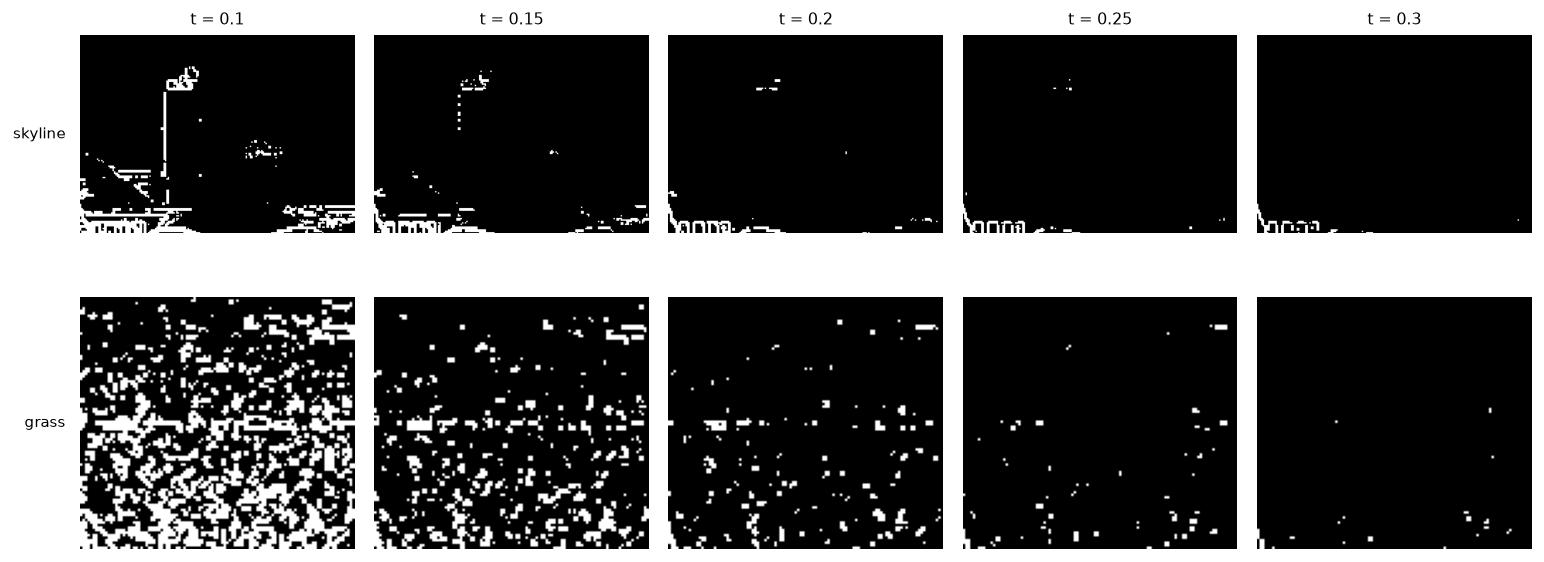
#> input picture projects/proj2/photos/p12_threshold_detail.jpg, 1544 x 562 px
$ python sharpen.py --image photos/p12_threshold_detail.jpg
#> lines starting #> are read from the running program, lines starting #| are printed output that depends on the picture
### projects/proj2/utils.py
"""Shared I/O, display, and figure helpers for proj2.

Convention used everywhere in this project: images are float64 in [0, 1].
Grayscale is (H, W); color is (H, W, 3). Nothing else.
"""

import os

import numpy as np
import skimage.io as skio
import skimage.color as skcolor
import matplotlib.pyplot as plt

OUTDIR = os.path.join(os.path.dirname(os.path.abspath(__file__)), "output")


# ==========================================================================
# I/O
# ==========================================================================
def imread(path, gray=False):
    """Read an image as float64 in [0, 1]. Drops an alpha channel if present."""
    im = skio.imread(path)
    if im.dtype == np.uint8:
        im = im.astype(np.float64) / 255.0
    elif im.dtype == np.uint16:
        im = im.astype(np.float64) / 65535.0
    else:
        im = im.astype(np.float64)
    if im.ndim == 3 and im.shape[2] == 4:
        im = im[:, :, :3]
    if gray and im.ndim == 3:
        im = skcolor.rgb2gray(im)
    return im


def imsave(name, im, subdir=None):
    """Save a float image to output/[subdir]/<name>. Returns the path."""
    d = OUTDIR if subdir is None else os.path.join(OUTDIR, subdir)
    os.makedirs(d, exist_ok=True)
    path = os.path.join(d, name)
    skio.imsave(path, to_uint8(im))
    print(f"wrote {os.path.relpath(path)}")
    return path


# [30 lines left out: function trim_uniform_border, not called in this run]


def to_uint8(im):
    return (np.clip(im, 0, 1) * 255).astype(np.uint8)


def to_gray(im):
    return skcolor.rgb2gray(im) if im.ndim == 3 else im


# ==========================================================================
# Display scaling
#
# Derivatives and Laplacian levels are signed. Squashing them with clip()
# throws away every negative value, so use one of these instead and say in
# the writeup which one a given figure used.
# ==========================================================================
# [4 lines left out: function norm01, not called in this run]


def norm_signed(im, pct=99.5):
    """Map 0 -> mid gray, symmetric about zero. The honest view of a derivative.

    Scaled by the `pct` percentile of |im| rather than the max, because a
    handful of extreme pixels (a specular highlight, a hard occlusion edge)
    otherwise compress the entire rest of the image into flat gray. Values
    beyond the percentile clip, which is the intended trade: saturate a few
    hundred pixels so the millions in between stay readable. Pass pct=100 for
    a strict max scaling.
    """
    m = np.abs(im).max() if pct >= 100 else np.percentile(np.abs(im), pct)
    if m < 1e-12:
        return np.full_like(im, 0.5)
    return np.clip(im / (2 * m) + 0.5, 0, 1)


# ==========================================================================
# Figures
# ==========================================================================
def show_row(images, titles, name=None, cmap="gray", subdir=None, figsize_h=3.2):
    """One row of panels, shared styling. Saves to output/ if `name` is given."""
    n = len(images)
    fig, axes = plt.subplots(1, n, figsize=(figsize_h * n, figsize_h * 1.15))
    axes = np.atleast_1d(axes)
    for ax, im, t in zip(axes, images, titles):
        ax.imshow(im, cmap=None if im.ndim == 3 else cmap, vmin=0, vmax=1)
        ax.set_title(t, fontsize=9)
        ax.axis("off")
    fig.tight_layout()
    if name:
        d = OUTDIR if subdir is None else os.path.join(OUTDIR, subdir)
        os.makedirs(d, exist_ok=True)
        path = os.path.join(d, name)
        fig.savefig(path, dpi=130, bbox_inches="tight")
        print(f"wrote {os.path.relpath(path)}")
        plt.close(fig)
        return path
    return fig


# [48 lines left out: functions show_grid, fft_logmag, check_size, not called in this run]

### projects/proj2/edges.py
"""Parts 1.2 and 1.3 -- finite difference, DoG, and gradient orientation.

    python edges.py --threshold 0.25                    # 1.2, finite difference
    python edges.py --dog --sigma 2 --threshold 0.042   # 1.3, DoG
    python edges.py --orientation --dog --sigma 2       # 1.3 bells & whistles

Choosing the parameters is the graded part, so the sweeps are first-class:
    python edges.py --sweep 0.05 0.1 0.15 0.2 0.25 0.3  # threshold, whole image
    python edges.py --detail 0.1 0.15 0.2 0.25 0.3      # threshold, per region
    python edges.py --curve --threshold 0.25            # density vs threshold
    python edges.py --sigma-sweep                       # sigma, equal retention
    python edges.py --compare --sigma 2 --threshold 0.042
"""

import argparse

import numpy as np
import cv2
import skimage.color as skcolor
from scipy.signal import convolve2d

import utils
from convolve import DX, DY

DEFAULT_IMAGE = "data/cameraman.png"


def conv(im, k):
    return convolve2d(im, k, mode="same", boundary="symm")


def gaussian2d(ksize, sigma):
    """Separable 1D Gaussian from cv2, outer-product'd into a 2D kernel.

    ksize should be odd and comfortably wider than sigma -- 6*sigma+1 is the
    usual rule; anything tighter truncates the tail and biases the result.
    """
    g = cv2.getGaussianKernel(ksize, sigma)
    return g @ g.T


# [15 lines left out: functions gradient, dog_filters, not called in this run]


def binarize(mag, t):
    return (mag > t).astype(np.float64)


# Two regions of the cameraman image that want opposite thresholds. The
# skyline is low-contrast structure that a high threshold erases; the grass is
# real texture that a low threshold turns into confetti. Any single global
# threshold is a compromise between these two, which is the whole argument of
# Part 1.2.
CAMERAMAN_CROPS = {
    "skyline": (200, 340, 340, 534),
    "grass": (430, 530, 425, 534),
}


# [17 lines left out: function threshold_detail, not called in this run]


def edge_strength(mag, r0, r1, col):
    """|grad| sampled straight down one known structural edge."""
    return mag[r0:r1, col]


# [86 lines left out: functions threshold_curve, dog_gradient, threshold_at_retention, edge_fwhm, not called in this run]


# Column 400, rows 230-300 is the tall tower's left edge -- the structure that
# Part 1.2 showed no global threshold can recover. Row 360 / column 205 is an
# isolated high-contrast step used for the width measurement.
TOWER = (230, 300, 400)
ISOLATED_EDGE = (360, 205)


# [249 lines left out: functions sigma_sweep, kernel_figure, equivalence_figure, compare_finite_vs_dog, gradient_angle, orientation_hsv and 2 more, not called in this run]


# [2 lines that do not run on import are left out]

### projects/proj2/sharpen.py
"""Part 2.1 -- Image sharpening (unsharp masking).

    python sharpen.py --image data/taj.jpg --alpha 1                 # basic
    python sharpen.py --image data/taj.jpg --sweep 0 0.5 1 2 4       # alpha sweep
    python sharpen.py --image data/sharp.jpg --resharpen --sigma 3   # blur -> sharpen
"""

import argparse

import numpy as np
from scipy.signal import convolve2d

import utils
from edges import gaussian2d


def conv_color(im, k):
    """Apply a 2D kernel to each channel (or once, if already grayscale)."""
    if im.ndim == 2:
        return convolve2d(im, k, mode="same", boundary="symm")
    return np.stack([convolve2d(im[:, :, c], k, mode="same", boundary="symm")
                     for c in range(im.shape[2])], axis=2)


def unsharp_kernel(ksize, sigma, alpha):
    """The single combined filter: (1 + alpha) * delta - alpha * G.

    Part 2.1 explicitly asks you to show sharpening as ONE convolution, not as
    blur-subtract-add. Visualize this kernel in the writeup and verify it
    matches the two-step version.
    """
    delta = np.zeros((ksize, ksize))
    delta[ksize // 2, ksize // 2] = 1.0
    return (1 + alpha) * delta - alpha * gaussian2d(ksize, sigma)


def sharpen(im, sigma=2.0, alpha=1.0, ksize=None, single_filter=True):
    """Returns (sharpened, low_freq, high_freq), all clipped for display."""
    ksize = ksize or (int(6 * sigma) | 1)
    low = conv_color(im, gaussian2d(ksize, sigma))
    high = im - low
    out = conv_color(im, unsharp_kernel(ksize, sigma, alpha)) if single_filter \
        else im + alpha * high
    return np.clip(out, 0, 1), low, high


def main():
    ap = argparse.ArgumentParser(description="Part 2.1 -- unsharp masking")
    ap.add_argument("--image", default="data/taj.jpg")
    ap.add_argument("--sigma", type=float, default=2.0)
    ap.add_argument("--alpha", type=float, default=1.0)
    ap.add_argument("--sweep", type=float, nargs="+", help="alphas to compare")
    ap.add_argument("--resharpen", action="store_true",
                    help="blur an already-sharp image, then try to recover it")
    ap.add_argument("--tag", default=None, help="output filename prefix")
    args = ap.parse_args()

    im = utils.imread(args.image)
#> in imread, im is the input picture: shape (562, 1544, 3); min 0, max 255, mean 85.7
    tag = args.tag or "taj"

    if args.resharpen:
        # The interesting negative result: sharpening is not deconvolution.
        # Compare against the original and say what came back and what didn't.
        blurred = conv_color(im, gaussian2d(int(6 * args.sigma) | 1, args.sigma))
        recovered, _, _ = sharpen(blurred, args.sigma, args.alpha)
        utils.show_row([im, np.clip(blurred, 0, 1), recovered],
                       ["original (sharp)", f"blurred (sigma={args.sigma})",
                        f"re-sharpened (alpha={args.alpha})"],
                       name=f"p21_{tag}_resharpen.jpg")
        return

    if args.sweep:
        outs = [sharpen(im, args.sigma, a)[0] for a in args.sweep]
        utils.show_row(outs, [f"alpha = {a}" for a in args.sweep],
                       name=f"p21_{tag}_alpha_sweep.jpg")
        return

    out, low, high = sharpen(im, args.sigma, args.alpha)
#> in conv_color, `return np.stack([convolve2d(im[:, :, c], k, mode="same", boundary="sym..`:
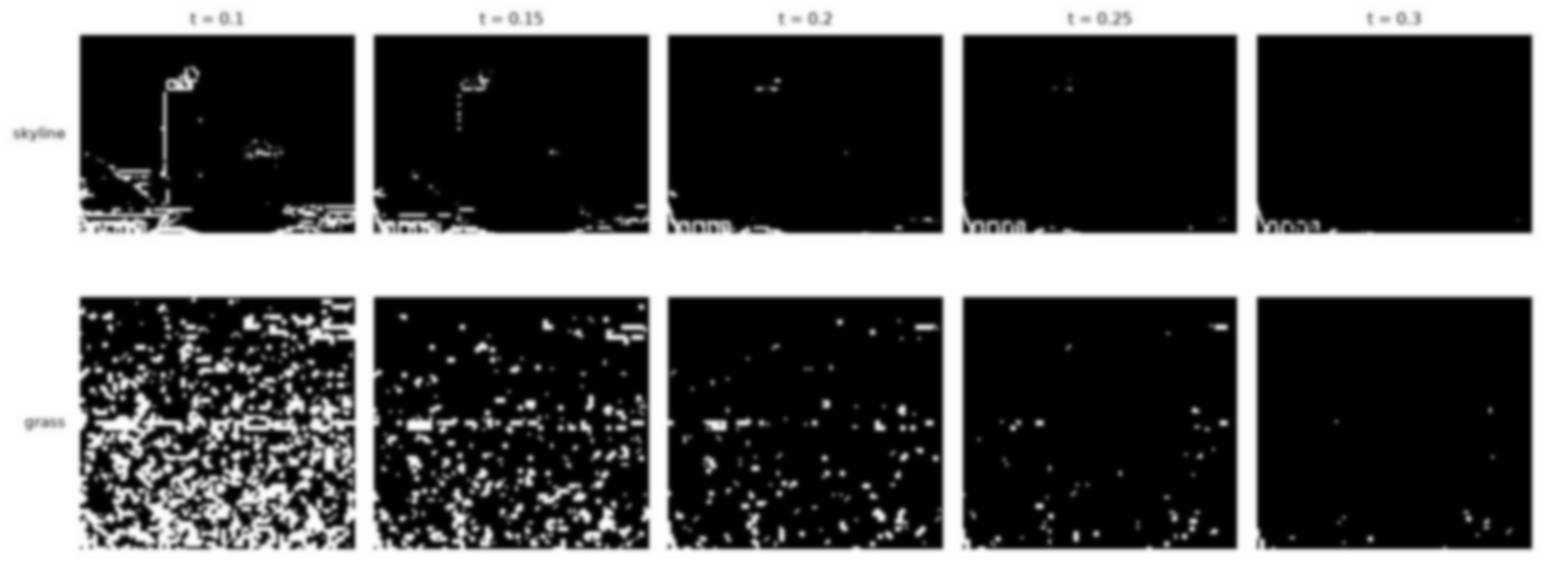
#> returned value: shape (562, 1544, 3) float64; min 0, max 1, mean 0.336
#> in sharpen, `high = im - low`:
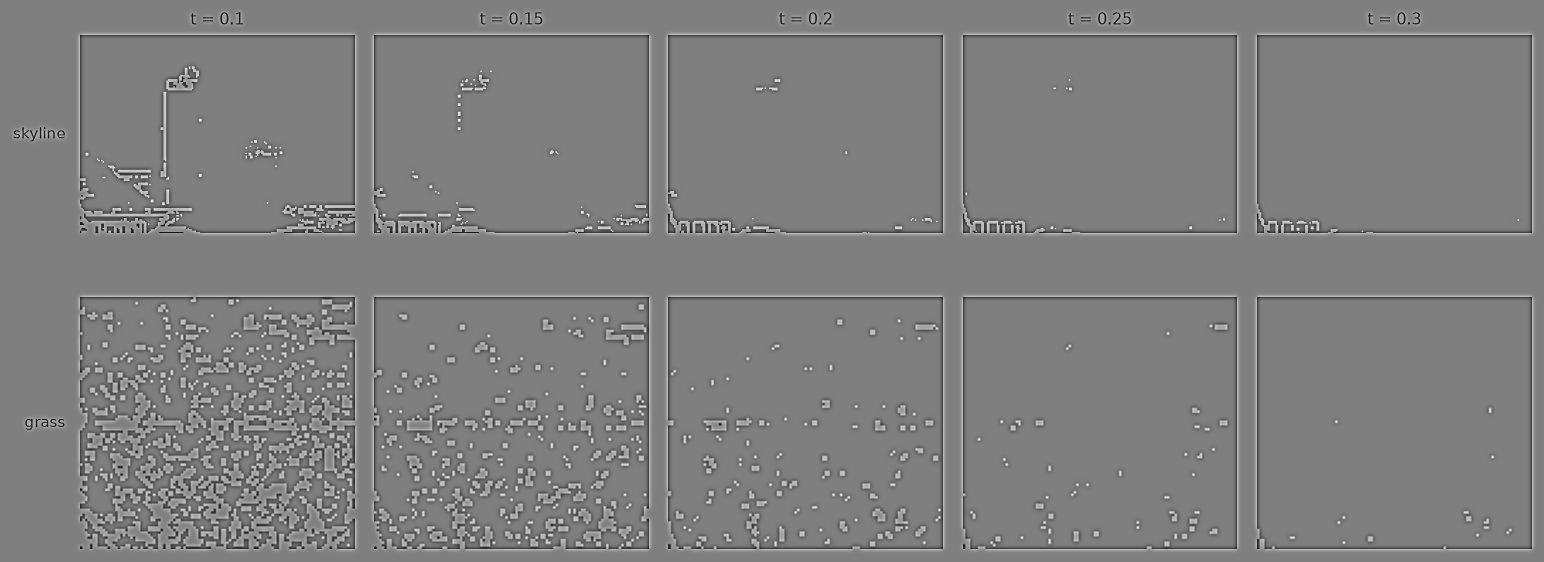
#> high: shape (562, 1544, 3) float64; min -0.856, max 0.86, mean -8.15e-17; drawn with min black and max white
#> in conv_color (call 2), `return np.stack([convolve2d(im[:, :, c], k, mode="same", boundary="sym..`:
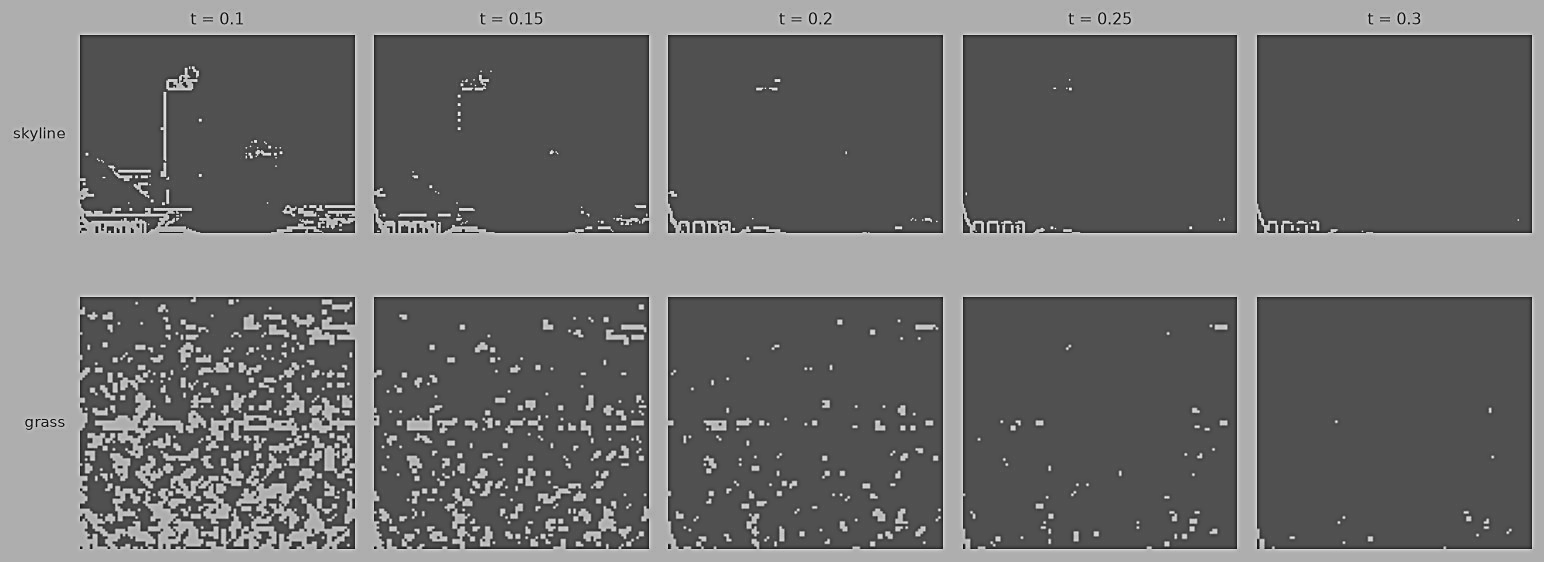
#> returned value: shape (562, 1544, 3) float64; min -0.856, max 1.86, mean 0.336; drawn with min black and max white
    utils.show_row([im, np.clip(low, 0, 1), utils.norm_signed(high), out],
                   ["original", f"low pass (sigma={args.sigma})",
                    "high frequencies", f"sharpened (alpha={args.alpha})"],
                   name=f"p21_{tag}_unsharp.jpg")
#> in norm_signed, `m = np.abs(im).max() if pct >= 100 else np.percentile(np.abs(im), pct)`: m = 0.495
#> in norm_signed, `return np.clip(im / (2 * m) + 0.5, 0, 1)`:
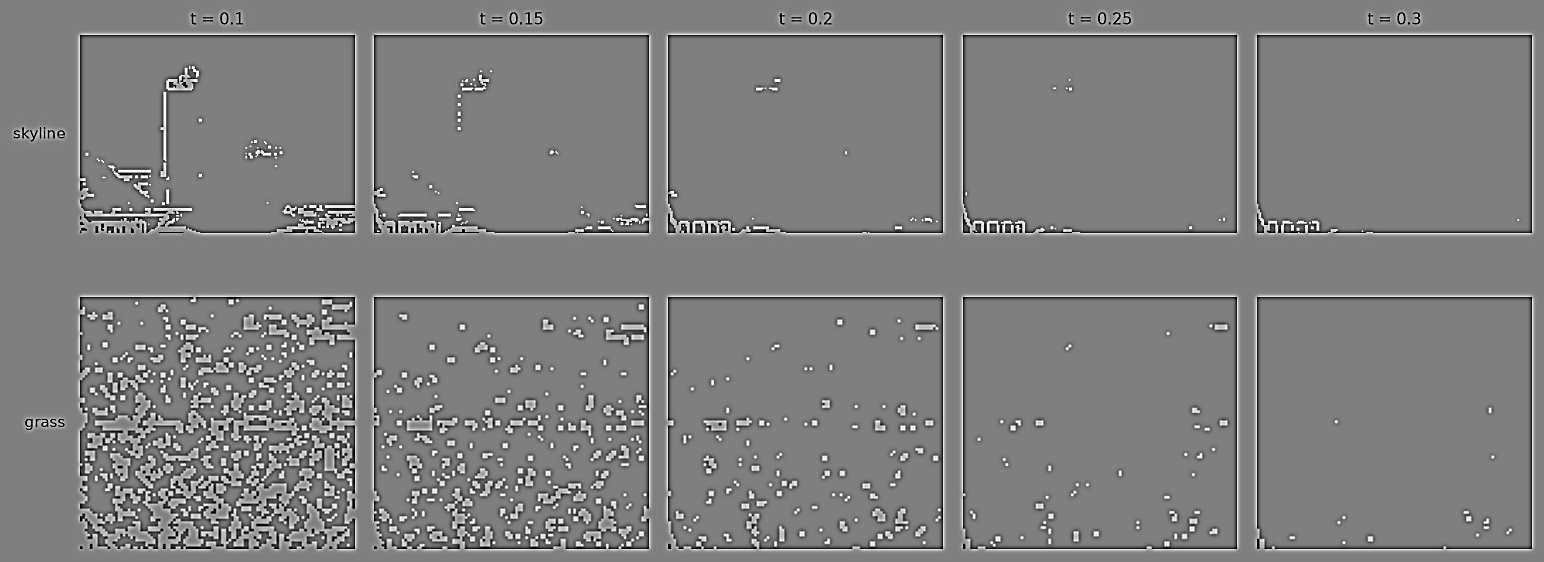
#> returned value: shape (562, 1544, 3) float64; min 0, max 1, mean 0.5
#> in show_row, `n = len(images)`: n = 4
#> the loop in show_row, `for ax, im, t in zip(axes, images, titles):` made 4 passes
#> t on passes 1 to 4: 'original', 'low pass (sigma=2.0)', 'high frequencies', 'sharpened (alpha=1.0)'
#> in show_row, `fig.savefig(path, dpi=130, bbox_inches="tight")`:
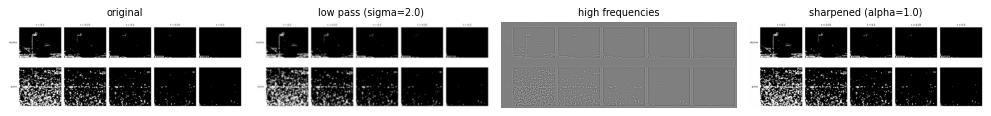
#> figure drawn by matplotlib, 4 panels
    utils.imsave(f"p21_{tag}_sharpened.jpg", out)


if __name__ == "__main__":
    main()
